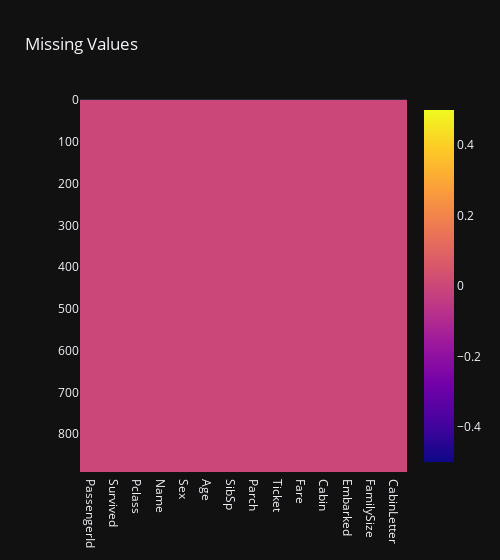

Write notebook code for a chart like this one.
### Markdown cell above
### Replacing missing values

### Code cell
df["Age"] = df["Age"].fillna(df["Age"].mean())
df["Embarked"] = df["Embarked"].fillna(df["Embarked"].mode()[0])
df["Cabin"] = df["Cabin"].fillna("Unknown")
df["CabinLetter"] = df["CabinLetter"].fillna("Unknown")
missing_values(df)

### Figure 1 — Plotly figure (JSON) as saved in the notebook; plotly's stock layout.template omitted (floating-point values rounded to 4 significant figures; data arrays with more than 128 entries replaced by an {"elided": "..."} marker saying what was removed)
{"data": [{"coloraxis": "coloraxis", "hovertemplate": "x: %{x}<br>y: %{y}<br>color: %{z}<extra></extra>", "name": "0", "type": "heatmap", "x": ["PassengerId", "Survived", "Pclass", "Name", "Sex", "Age", "SibSp", "Parch", "Ticket", "Fare", "Cabin", "Embarked", "FamilySize", "CabinLetter"], "xaxis": "x", "y": {"elided": "891 int values"}, "yaxis": "y", "z": {"elided": "891x14 int values"}}], "layout": {"coloraxis": {"colorscale": [[0, "#0d0887"], [0.1111, "#46039f"], [0.2222, "#7201a8"], [0.3333, "#9c179e"], [0.4444, "#bd3786"], [0.5556, "#d8576b"], [0.6667, "#ed7953"], [0.7778, "#fb9f3a"], [0.8889, "#fdca26"], [1, "#f0f921"]]}, "title": {"text": "Missing Values"}, "width": 500, "xaxis": {"anchor": "y", "constrain": "domain", "domain": [0, 1], "scaleanchor": "y"}, "yaxis": {"anchor": "x", "autorange": "reversed", "constrain": "domain", "domain": [0, 1]}}}
